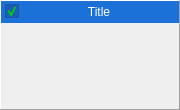
<?xml version="1.0" encoding="UTF-8"?>
<ui version="4.0">
 <class>Node</class>
 <widget class="QWidget" name="Node">
  <property name="geometry">
   <rect>
    <x>0</x>
    <y>0</y>
    <width>128</width>
    <height>113</height>
   </rect>
  </property>
  <layout class="QVBoxLayout" name="verticalLayout_4">
   <property name="spacing">
    <number>0</number>
   </property>
   <property name="sizeConstraint">
    <enum>QLayout::SetFixedSize</enum>
   </property>
   <property name="leftMargin">
    <number>0</number>
   </property>
   <property name="topMargin">
    <number>0</number>
   </property>
   <property name="rightMargin">
    <number>0</number>
   </property>
   <property name="bottomMargin">
    <number>0</number>
   </property>
   <item>
    <widget class="QFrame" name="frame">
     <property name="autoFillBackground">
      <bool>true</bool>
     </property>
     <property name="frameShape">
      <enum>QFrame::Panel</enum>
     </property>
     <property name="frameShadow">
      <enum>QFrame::Raised</enum>
     </property>
     <layout class="QVBoxLayout" name="verticalLayout_5">
      <property name="spacing">
       <number>0</number>
      </property>
      <property name="leftMargin">
       <number>0</number>
      </property>
      <property name="topMargin">
       <number>0</number>
      </property>
      <property name="rightMargin">
       <number>0</number>
      </property>
      <property name="bottomMargin">
       <number>0</number>
      </property>
      <item>
       <widget class="QWidget" name="widget" native="true">
        <property name="sizePolicy">
         <sizepolicy hsizetype="Preferred" vsizetype="Fixed">
          <horstretch>0</horstretch>
          <verstretch>0</verstretch>
         </sizepolicy>
        </property>
        <property name="palette">
         <palette>
          <active>
           <colorrole role="Button">
            <brush brushstyle="SolidPattern">
             <color alpha="255">
              <red>28</red>
              <green>113</green>
              <blue>216</blue>
             </color>
            </brush>
           </colorrole>
           <colorrole role="Text">
            <brush brushstyle="SolidPattern">
             <color alpha="255">
              <red>255</red>
              <green>255</green>
              <blue>255</blue>
             </color>
            </brush>
           </colorrole>
           <colorrole role="ButtonText">
            <brush brushstyle="SolidPattern">
             <color alpha="255">
              <red>255</red>
              <green>255</green>
              <blue>255</blue>
             </color>
            </brush>
           </colorrole>
           <colorrole role="Base">
            <brush brushstyle="SolidPattern">
             <color alpha="255">
              <red>26</red>
              <green>95</green>
              <blue>180</blue>
             </color>
            </brush>
           </colorrole>
           <colorrole role="Window">
            <brush brushstyle="SolidPattern">
             <color alpha="255">
              <red>28</red>
              <green>113</green>
              <blue>216</blue>
             </color>
            </brush>
           </colorrole>
           <colorrole role="PlaceholderText">
            <brush brushstyle="SolidPattern">
             <color alpha="128">
              <red>255</red>
              <green>255</green>
              <blue>255</blue>
             </color>
            </brush>
           </colorrole>
          </active>
          <inactive>
           <colorrole role="Button">
            <brush brushstyle="SolidPattern">
             <color alpha="255">
              <red>28</red>
              <green>113</green>
              <blue>216</blue>
             </color>
            </brush>
           </colorrole>
           <colorrole role="Text">
            <brush brushstyle="SolidPattern">
             <color alpha="255">
              <red>255</red>
              <green>255</green>
              <blue>255</blue>
             </color>
            </brush>
           </colorrole>
           <colorrole role="ButtonText">
            <brush brushstyle="SolidPattern">
             <color alpha="255">
              <red>255</red>
              <green>255</green>
              <blue>255</blue>
             </color>
            </brush>
           </colorrole>
           <colorrole role="Base">
            <brush brushstyle="SolidPattern">
             <color alpha="255">
              <red>26</red>
              <green>95</green>
              <blue>180</blue>
             </color>
            </brush>
           </colorrole>
           <colorrole role="Window">
            <brush brushstyle="SolidPattern">
             <color alpha="255">
              <red>28</red>
              <green>113</green>
              <blue>216</blue>
             </color>
            </brush>
           </colorrole>
           <colorrole role="PlaceholderText">
            <brush brushstyle="SolidPattern">
             <color alpha="128">
              <red>255</red>
              <green>255</green>
              <blue>255</blue>
             </color>
            </brush>
           </colorrole>
          </inactive>
          <disabled>
           <colorrole role="Button">
            <brush brushstyle="SolidPattern">
             <color alpha="255">
              <red>28</red>
              <green>113</green>
              <blue>216</blue>
             </color>
            </brush>
           </colorrole>
           <colorrole role="Text">
            <brush brushstyle="SolidPattern">
             <color alpha="255">
              <red>190</red>
              <green>190</green>
              <blue>190</blue>
             </color>
            </brush>
           </colorrole>
           <colorrole role="ButtonText">
            <brush brushstyle="SolidPattern">
             <color alpha="255">
              <red>190</red>
              <green>190</green>
              <blue>190</blue>
             </color>
            </brush>
           </colorrole>
           <colorrole role="Base">
            <brush brushstyle="SolidPattern">
             <color alpha="255">
              <red>28</red>
              <green>113</green>
              <blue>216</blue>
             </color>
            </brush>
           </colorrole>
           <colorrole role="Window">
            <brush brushstyle="SolidPattern">
             <color alpha="255">
              <red>28</red>
              <green>113</green>
              <blue>216</blue>
             </color>
            </brush>
           </colorrole>
           <colorrole role="PlaceholderText">
            <brush brushstyle="SolidPattern">
             <color alpha="128">
              <red>0</red>
              <green>0</green>
              <blue>0</blue>
             </color>
            </brush>
           </colorrole>
          </disabled>
         </palette>
        </property>
        <property name="autoFillBackground">
         <bool>true</bool>
        </property>
        <layout class="QHBoxLayout" name="horizontalLayout">
         <property name="spacing">
          <number>0</number>
         </property>
         <property name="leftMargin">
          <number>4</number>
         </property>
         <property name="topMargin">
          <number>0</number>
         </property>
         <property name="rightMargin">
          <number>0</number>
         </property>
         <property name="bottomMargin">
          <number>0</number>
         </property>
         <item>
          <widget class="QCheckBox" name="_enabled">
           <property name="palette">
            <palette>
             <active>
              <colorrole role="Text">
               <brush brushstyle="SolidPattern">
                <color alpha="255">
                 <red>0</red>
                 <green>255</green>
                 <blue>0</blue>
                </color>
               </brush>
              </colorrole>
              <colorrole role="PlaceholderText">
               <brush brushstyle="NoBrush">
                <color alpha="128">
                 <red>0</red>
                 <green>255</green>
                 <blue>0</blue>
                </color>
               </brush>
              </colorrole>
             </active>
             <inactive>
              <colorrole role="Text">
               <brush brushstyle="SolidPattern">
                <color alpha="255">
                 <red>0</red>
                 <green>255</green>
                 <blue>0</blue>
                </color>
               </brush>
              </colorrole>
              <colorrole role="PlaceholderText">
               <brush brushstyle="NoBrush">
                <color alpha="128">
                 <red>0</red>
                 <green>255</green>
                 <blue>0</blue>
                </color>
               </brush>
              </colorrole>
             </inactive>
             <disabled>
              <colorrole role="Text">
               <brush brushstyle="SolidPattern">
                <color alpha="255">
                 <red>190</red>
                 <green>190</green>
                 <blue>190</blue>
                </color>
               </brush>
              </colorrole>
              <colorrole role="PlaceholderText">
               <brush brushstyle="NoBrush">
                <color alpha="128">
                 <red>0</red>
                 <green>255</green>
                 <blue>0</blue>
                </color>
               </brush>
              </colorrole>
             </disabled>
            </palette>
           </property>
           <property name="toolTip">
            <string>Enable</string>
           </property>
           <property name="text">
            <string/>
           </property>
           <property name="checked">
            <bool>true</bool>
           </property>
          </widget>
         </item>
         <item>
          <widget class="QPushButton" name="_propertiesbutton">
           <property name="icon">
            <iconset theme="document-properties"/>
           </property>
           <property name="flat">
            <bool>true</bool>
           </property>
          </widget>
         </item>
         <item>
          <widget class="QPushButton" name="_title">
           <property name="sizePolicy">
            <sizepolicy hsizetype="MinimumExpanding" vsizetype="Fixed">
             <horstretch>0</horstretch>
             <verstretch>0</verstretch>
            </sizepolicy>
           </property>
           <property name="autoFillBackground">
            <bool>true</bool>
           </property>
           <property name="text">
            <string>Title</string>
           </property>
           <property name="flat">
            <bool>true</bool>
           </property>
          </widget>
         </item>
         <item>
          <widget class="QPushButton" name="_closebutton">
           <property name="sizePolicy">
            <sizepolicy hsizetype="Minimum" vsizetype="Minimum">
             <horstretch>0</horstretch>
             <verstretch>0</verstretch>
            </sizepolicy>
           </property>
           <property name="toolTip">
            <string>Delete</string>
           </property>
           <property name="autoFillBackground">
            <bool>true</bool>
           </property>
           <property name="text">
            <string/>
           </property>
           <property name="icon">
            <iconset theme="window-close">
             <normaloff>.</normaloff>.</iconset>
           </property>
           <property name="flat">
            <bool>true</bool>
           </property>
          </widget>
         </item>
        </layout>
       </widget>
      </item>
      <item>
       <widget class="QWidget" name="_main" native="true">
        <layout class="QHBoxLayout" name="horizontalLayout_2">
         <property name="spacing">
          <number>0</number>
         </property>
         <property name="leftMargin">
          <number>0</number>
         </property>
         <property name="topMargin">
          <number>0</number>
         </property>
         <property name="rightMargin">
          <number>0</number>
         </property>
         <property name="bottomMargin">
          <number>0</number>
         </property>
         <item>
          <widget class="QWidget" name="_input_container" native="true">
           <layout class="QVBoxLayout" name="_left">
            <property name="spacing">
             <number>2</number>
            </property>
            <property name="leftMargin">
             <number>0</number>
            </property>
            <property name="topMargin">
             <number>2</number>
            </property>
            <property name="rightMargin">
             <number>2</number>
            </property>
            <property name="bottomMargin">
             <number>2</number>
            </property>
            <item>
             <widget class="WidgetConnectorInput" name="_input_amplitude">
              <property name="sizePolicy">
               <sizepolicy hsizetype="Fixed" vsizetype="Fixed">
                <horstretch>0</horstretch>
                <verstretch>0</verstretch>
               </sizepolicy>
              </property>
              <property name="minimumSize">
               <size>
                <width>26</width>
                <height>26</height>
               </size>
              </property>
              <property name="maximumSize">
               <size>
                <width>26</width>
                <height>26</height>
               </size>
              </property>
              <property name="acceptDrops">
               <bool>true</bool>
              </property>
              <property name="toolTip">
               <string>Amplitude in</string>
              </property>
              <property name="text">
               <string/>
              </property>
              <property name="iconSize">
               <size>
                <width>26</width>
                <height>26</height>
               </size>
              </property>
              <property name="flat">
               <bool>true</bool>
              </property>
              <property name="InputChannel" stdset="0">
               <string>Amplitude</string>
              </property>
             </widget>
            </item>
            <item>
             <widget class="WidgetConnectorInput" name="_input_form">
              <property name="sizePolicy">
               <sizepolicy hsizetype="Fixed" vsizetype="Fixed">
                <horstretch>0</horstretch>
                <verstretch>0</verstretch>
               </sizepolicy>
              </property>
              <property name="minimumSize">
               <size>
                <width>26</width>
                <height>26</height>
               </size>
              </property>
              <property name="maximumSize">
               <size>
                <width>26</width>
                <height>26</height>
               </size>
              </property>
              <property name="acceptDrops">
               <bool>true</bool>
              </property>
              <property name="toolTip">
               <string>Form in</string>
              </property>
              <property name="text">
               <string/>
              </property>
              <property name="iconSize">
               <size>
                <width>26</width>
                <height>26</height>
               </size>
              </property>
              <property name="flat">
               <bool>true</bool>
              </property>
              <property name="InputChannel" stdset="0">
               <string>Form</string>
              </property>
             </widget>
            </item>
            <item>
             <widget class="WidgetConnectorInput" name="_input_aux">
              <property name="sizePolicy">
               <sizepolicy hsizetype="Fixed" vsizetype="Fixed">
                <horstretch>0</horstretch>
                <verstretch>0</verstretch>
               </sizepolicy>
              </property>
              <property name="minimumSize">
               <size>
                <width>26</width>
                <height>26</height>
               </size>
              </property>
              <property name="maximumSize">
               <size>
                <width>26</width>
                <height>26</height>
               </size>
              </property>
              <property name="acceptDrops">
               <bool>true</bool>
              </property>
              <property name="toolTip">
               <string>Value in</string>
              </property>
              <property name="text">
               <string/>
              </property>
              <property name="iconSize">
               <size>
                <width>26</width>
                <height>26</height>
               </size>
              </property>
              <property name="flat">
               <bool>true</bool>
              </property>
              <property name="InputChannel" stdset="0">
               <string>Aux</string>
              </property>
             </widget>
            </item>
           </layout>
          </widget>
         </item>
         <item>
          <widget class="QWidget" name="_content" native="true"/>
         </item>
         <item>
          <widget class="QWidget" name="_output_container" native="true">
           <layout class="QVBoxLayout" name="_right">
            <property name="spacing">
             <number>2</number>
            </property>
            <property name="leftMargin">
             <number>2</number>
            </property>
            <property name="topMargin">
             <number>2</number>
            </property>
            <property name="rightMargin">
             <number>0</number>
            </property>
            <property name="bottomMargin">
             <number>2</number>
            </property>
            <item>
             <widget class="WidgetConnectorOutput" name="_output">
              <property name="sizePolicy">
               <sizepolicy hsizetype="Fixed" vsizetype="Fixed">
                <horstretch>0</horstretch>
                <verstretch>0</verstretch>
               </sizepolicy>
              </property>
              <property name="minimumSize">
               <size>
                <width>26</width>
                <height>26</height>
               </size>
              </property>
              <property name="maximumSize">
               <size>
                <width>26</width>
                <height>26</height>
               </size>
              </property>
              <property name="toolTip">
               <string>Output (connect to input by dragging)</string>
              </property>
              <property name="text">
               <string/>
              </property>
              <property name="iconSize">
               <size>
                <width>26</width>
                <height>26</height>
               </size>
              </property>
              <property name="flat">
               <bool>true</bool>
              </property>
             </widget>
            </item>
           </layout>
          </widget>
         </item>
        </layout>
       </widget>
      </item>
     </layout>
    </widget>
   </item>
  </layout>
 </widget>
 <customwidgets>
  <customwidget>
   <class>WidgetConnectorOutput</class>
   <extends>QPushButton</extends>
   <header>WidgetConnectorOutput.hh</header>
  </customwidget>
  <customwidget>
   <class>WidgetConnectorInput</class>
   <extends>QPushButton</extends>
   <header>WidgetConnectorInput.hh</header>
  </customwidget>
 </customwidgets>
 <resources/>
 <connections/>
</ui>
